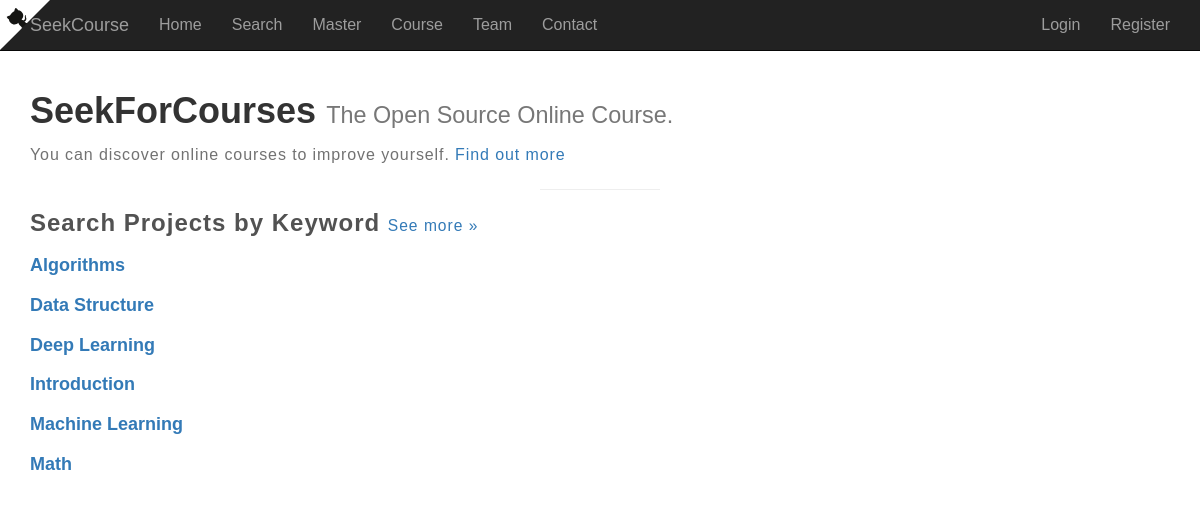
The app's page /, older data.
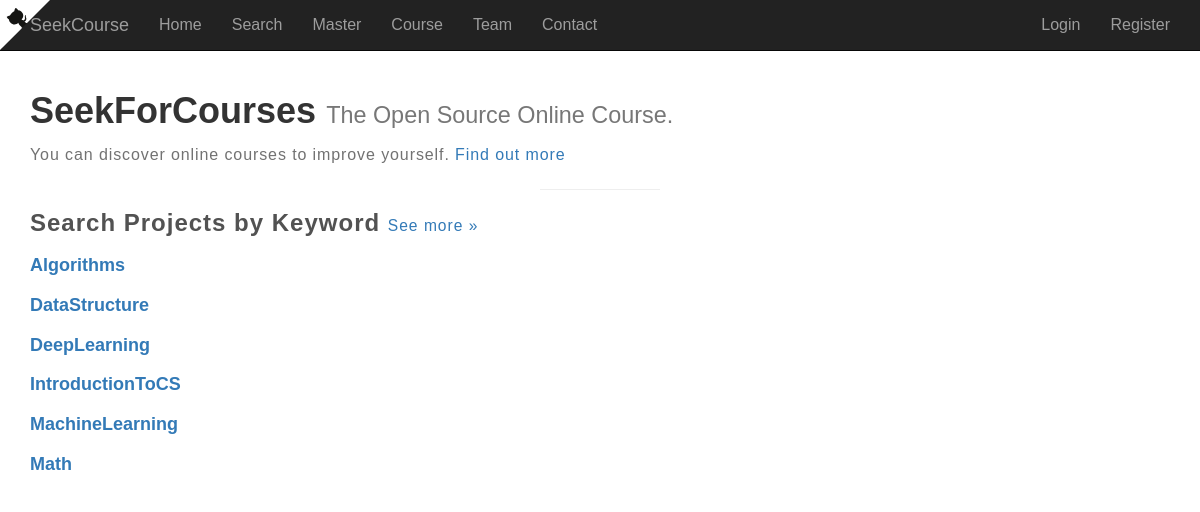
The same page, newer data.
### SearchCourse/models.py (models this page shows)
class Tag(models.Model):
        name = models.CharField(max_length = 20)
        created_time = models.DateTimeField( auto_now_add=True)
        last_modified_time = models.DateTimeField(auto_now=True)
        def __str__(self):
            return self.name

### Homepage/views.py (the view)
# urls.py: 2. Add a URL to urlpatterns:  url(r'^$', views.home, name='home')
def home(request):
    tags_list = Tag.objects.all().order_by('name')
    for tagger in tags_list:
        print(tagger)
    context = {
            "tags_list":tags_list,
    }
    return render(request, 'home.html', context)

### Homepage/templates/home.html
{% extends "base.html" %}
{% block tag %}
<div class="container">
  <div class="row">
    <div class="col-md-12 leaderboard">
    <h1>SeekForCourses <small>The Open Source Online Course.</small></h1>
    <p class="hidden-xs">
    You can discover online courses to improve yourself.
    <a href="/course">Find out more</a>
    </p>
    <hr>
    <h3>
    Search Projects by Keyword
    <small class="more">
    <a href="/keywords">See more »</a>
    </small>
    </h3>
    {% for tag in tags_list %}
      <div class="row">
          <div class="keyword col-xs-6 col-sm-4 col-md-3">
            <h4>
              <div class="blurb">
              <a href="/course/{{tag.name}}">{{ tag.name }}</a>
              </div>
            </h4>
          </div>
      </div>
    {% endfor %}
    </div>
  </div>
</div>
{% endblock %}

Row changes from the older to the newer data that the page shows:
changed Tag: name "Data Structure" → "DataStructure"
changed Tag: name "Deep Learning" → "DeepLearning"
changed Tag: name "Introduction" → "IntroductionToCS"
changed Tag: name "Machine Learning" → "MachineLearning"
